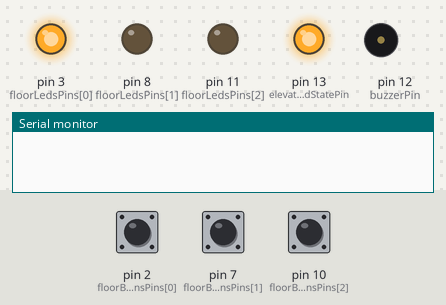
This sketch was run on a simulated Arduino Uno, built with avr-gcc and run on an emulated ATmega328P. Parts: output pins drawn as LEDs (lit = HIGH), buzzer (waves = sounding), the last lines printed to the serial monitor. Dashed ring = blinking. The inputs (shaded band) are chosen by the test bench; at power-on: pin 2 (floorButtonsPins[0]) HIGH, pin 7 (floorButtonsPins[1]) HIGH, pin 10 (floorButtonsPins[2]) HIGH.

Above: at 1.2 s.
1.3 s: pin 2 (floorButtonsPins[0]) pulled LOW for 0.15 s
At 2.3 s:
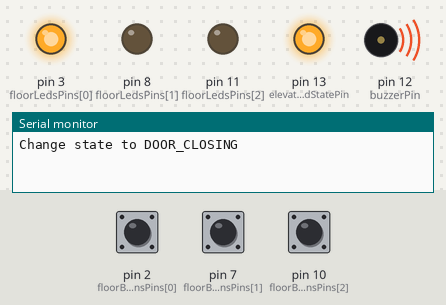
At 3.8 s:
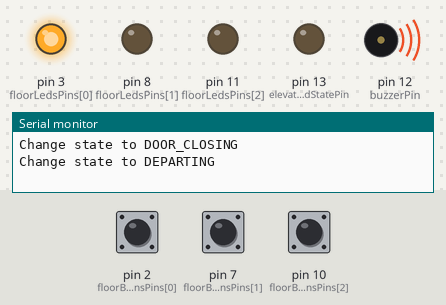
4.4 s: pin 7 (floorButtonsPins[1]) pulled LOW for 0.15 s
10.5 s: pin 2 (floorButtonsPins[0]) pulled LOW for 1 s
19.5 s: pin 2 (floorButtonsPins[0]) pulled LOW for 3.2 s
At 26.7 s:
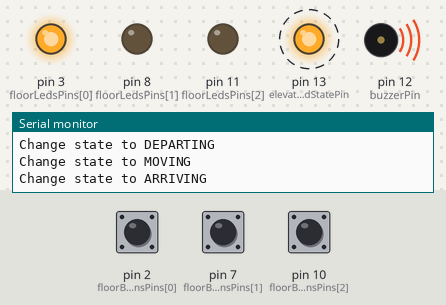
Timing chart, 0 to 32.2 s (numbered marks = the images above; inputs shaded):
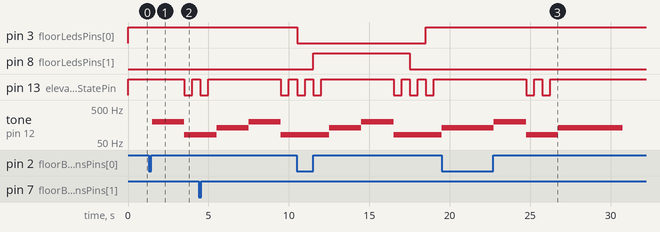

Measured:
- after the input at 1.3 s, pin 13 (elevatorLedStatePin): HIGH → LOW after 2.2 s, → HIGH 0.50 s later; tone on pin 12 (buzzerPin): silent → 196 Hz after 0.20 s, → 82 Hz 2.0 s later
- after the input at 19.5 s, pin 13 (elevatorLedStatePin): alternates HIGH for 0.50 s and LOW for 0.50 s, 4 changes in all, then stays HIGH, starting after 5.3 s

The sketch:

Homework2.ino
```cpp
#include "pitches.h"

const int floorButtonsPins[] = {2, 7, 10};
byte buttonsStates[] = {HIGH, HIGH, HIGH};

const int floorLedsPins[] = {3, 8, 11};
byte floorLedsStates[] = {LOW, LOW, LOW};

const int elevatorLedStatePin = 13;
byte stateOfElevatorLedState = LOW;
const int stateLedBlinkInterval = 500;
long stateLedLastBlink = 0;

const int buzzerPin = 12;

unsigned int debounceDelay = 50;
unsigned int lastDebounceTime[] = {0, 0, 0};
byte buttonsReadings[] = {HIGH, HIGH, HIGH};
byte buttonsLastReadings[] = {HIGH, HIGH, HIGH};
long lastElevatorFloorDeparture = 0;
long lastElevatorFloorArrival = 0;

const int elevatorFloorChangeTime = 1000;
const int elevatorFloorWaitTime = 2000;
const int elevatorDoorOpenOrCloseTime = 2000;
int currentElevatorFloor = 0;
int targetElevatorFloor;
enum {
  STATIONARY, DOOR_CLOSING, DEPARTING, MOVING, ARRIVING, DOOR_OPENING
} elevatorState;
long lastElevatorStateChange = 0;

int elevatorOpeningDoorsSound = NOTE_C3;
int elevatorClosingDoorsSound = NOTE_G3;
int elevatorMovementSound = NOTE_E2;

int floorsQueue[100];
int queueStart = 0, queueEnd = -1;

void setup() {
  Serial.begin(9600);
  for (int floor = 0; floor < 3; floor++) {
    pinMode(floorButtonsPins[floor], INPUT_PULLUP);
    pinMode(floorLedsPins[floor], OUTPUT);
  }
  pinMode(buzzerPin, OUTPUT);
  pinMode(elevatorLedStatePin, OUTPUT);
}

void loop() {
  for(int floor = 0; floor < 3; floor++){
    buttonsReadings[floor] = digitalRead(floorButtonsPins[floor]);
    if (checkButtonPressed(floor)){
      addFloorToQueue(floor);
    }
  }

  if(elevatorState == STATIONARY) {
    int nextTarget = removeFloorFromQueue();
    if(nextTarget != -1) {
      targetElevatorFloor = nextTarget;
      elevatorState = DOOR_CLOSING;
      Serial.println("Change state to DOOR_CLOSING");
      lastElevatorStateChange = millis();
    } else {
      floorLedsStates[currentElevatorFloor] = HIGH;
      stateOfElevatorLedState = HIGH;
    }
  } else if(elevatorState == DOOR_CLOSING){
    tone(buzzerPin, elevatorClosingDoorsSound, elevatorDoorOpenOrCloseTime);
    if(millis() - lastElevatorStateChange > elevatorDoorOpenOrCloseTime) {
      elevatorState = DEPARTING;
      Serial.println("Change state to DEPARTING");
      lastElevatorStateChange = millis();
      lastElevatorFloorDeparture = millis();
      noTone(buzzerPin);
    }
  } else if(elevatorState == DEPARTING) {
    tone(buzzerPin, elevatorMovementSound, elevatorFloorChangeTime);
    if(millis() - stateLedLastBlink > stateLedBlinkInterval) {
      stateOfElevatorLedState = !stateOfElevatorLedState;
      stateLedLastBlink = millis();
    }
    floorLedsStates[currentElevatorFloor] = HIGH;
    if(millis() - lastElevatorFloorDeparture > elevatorFloorChangeTime) {
      lastElevatorFloorDeparture = millis();
      elevatorState = MOVING;
      Serial.println("Change state to MOVING");
      lastElevatorStateChange = millis();
    }
  } else if(elevatorState == MOVING) {
    tone(buzzerPin, elevatorMovementSound, elevatorFloorChangeTime);
    if(millis() - stateLedLastBlink > stateLedBlinkInterval) {
      stateOfElevatorLedState = !stateOfElevatorLedState;
      stateLedLastBlink = millis();
    }
    floorLedsStates[currentElevatorFloor] = LOW;
    if(currentElevatorFloor == targetElevatorFloor) {
      elevatorState = ARRIVING;
      lastElevatorFloorArrival = millis();
      lastElevatorStateChange = millis();
      noTone(buzzerPin);
      Serial.println("Change state to ARRIVING");
    } else {
      if(millis() - lastElevatorFloorDeparture > elevatorFloorChangeTime) {
        lastElevatorFloorArrival = millis();
        if(currentElevatorFloor > targetElevatorFloor) {
          currentElevatorFloor--;
          Serial.print("current floor-- ");
          Serial.println(currentElevatorFloor);
        } else {
          currentElevatorFloor++;
          Serial.print("current floor++ ");
          Serial.println(currentElevatorFloor);
        }
        elevatorState = ARRIVING;
        Serial.println("Change state to ARRIVING");
        lastElevatorFloorArrival = millis();
        lastElevatorStateChange = millis();
      }
    }
  } else if(elevatorState == ARRIVING) {

    if(millis() - stateLedLastBlink > stateLedBlinkInterval) {
      stateOfElevatorLedState = !stateOfElevatorLedState;
      stateLedLastBlink = millis();
    }
    if(currentElevatorFloor == targetElevatorFloor) {
      tone(buzzerPin, elevatorMovementSound, elevatorFloorWaitTime);
      if(millis() - lastElevatorFloorArrival > elevatorFloorChangeTime) {
        lastElevatorFloorDeparture = millis();
        elevatorState = DOOR_OPENING;
        lastElevatorStateChange = millis();
        Serial.println("Change state to DOOR_OPENING");
      }
    } else {
      tone(buzzerPin, elevatorMovementSound, elevatorFloorChangeTime);
      if(millis() - lastElevatorFloorArrival > elevatorFloorChangeTime) {
        lastElevatorFloorArrival = millis();
        elevatorState = DEPARTING;
        lastElevatorStateChange = millis();
        Serial.println("Change state to DEPARTING");
      }
    }
    floorLedsStates[currentElevatorFloor] = HIGH;

  } else if(elevatorState == DOOR_OPENING){
    tone(buzzerPin, elevatorOpeningDoorsSound, elevatorDoorOpenOrCloseTime);
    if(millis() - lastElevatorStateChange > elevatorDoorOpenOrCloseTime) {
      elevatorState = STATIONARY;
      lastElevatorStateChange = millis();
      Serial.println("Change state to STATIONARY");
    }
  }

  digitalWrite(elevatorLedStatePin, stateOfElevatorLedState);
  for(int floor = 0; floor < 3; floor++){
    digitalWrite(floorLedsPins[floor], floorLedsStates[floor]);
  }
}

bool checkButtonPressed(int floor) {
  if (buttonsReadings[floor] != buttonsLastReadings[floor]) {
    lastDebounceTime[floor] = millis();
  }

  if (millis() - lastDebounceTime[floor] > debounceDelay) {
    if (buttonsReadings[floor] != buttonsStates[floor]) {
      buttonsStates[floor] = buttonsReadings[floor];
      if (buttonsStates[floor] == HIGH) {
        return true;
      }
    }
  }
  buttonsLastReadings[floor] = buttonsReadings[floor];
  return false;
}

void addFloorToQueue(int floor) {
  floorsQueue[++queueEnd] = floor;
}

int removeFloorFromQueue() {
  if(queueStart <= queueEnd) {
    return floorsQueue[queueStart++];
  }
  return -1;
}
```

pitches.h
```cpp
#define NOTE_B0 31
#define NOTE_C1 33
#define NOTE_CS1 35
#define NOTE_D1 37
#define NOTE_DS1 39
#define NOTE_E1 41
#define NOTE_F1 44
#define NOTE_FS1 46
#define NOTE_G1 49
#define NOTE_GS1 52
#define NOTE_A1 55
#define NOTE_AS1 58
#define NOTE_B1 62
#define NOTE_C2 65
#define NOTE_CS2 69
#define NOTE_D2 73
#define NOTE_DS2 78
#define NOTE_E2 82
#define NOTE_F2 87
#define NOTE_FS2 93
#define NOTE_G2 98
#define NOTE_GS2 104
#define NOTE_A2 110
#define NOTE_AS2 117
#define NOTE_B2 123
#define NOTE_C3 131
#define NOTE_CS3 139
#define NOTE_D3 147
#define NOTE_DS3 156
#define NOTE_E3 165
#define NOTE_F3 175
#define NOTE_FS3 185
#define NOTE_G3 196
#define NOTE_GS3 208
#define NOTE_A3 220
#define NOTE_AS3 233
#define NOTE_B3 247
#define NOTE_C4 262
#define NOTE_CS4 277
#define NOTE_D4 294
#define NOTE_DS4 311
#define NOTE_E4 330
#define NOTE_F4 349
#define NOTE_FS4 370
#define NOTE_G4 392
#define NOTE_GS4 415
#define NOTE_A4 440
#define NOTE_AS4 466
#define NOTE_B4 494
#define NOTE_C5 523
#define NOTE_CS5 554
#define NOTE_D5 587
#define NOTE_DS5 622
#define NOTE_E5 659
#define NOTE_FS4 370
#define NOTE_G4 392
#define NOTE_GS4 415
#define NOTE_A4 440
#define NOTE_AS4 466
#define NOTE_B4 494
#define NOTE_C5 523
#define NOTE_CS5 554
#define NOTE_D5 587
#define NOTE_DS5 622
#define NOTE_E5 659
#define NOTE_A6 1760
#define NOTE_AS6 1865
#define NOTE_B6 1976
#define NOTE_C7 2093
#define NOTE_CS7 2217
#define NOTE_D7 2349
#define NOTE_DS7 2489
#define NOTE_E7 2637
#define NOTE_F7 2794
#define NOTE_FS7 2960
#define NOTE_G7 3136
#define NOTE_GS7 3322
#define NOTE_A7 3520
#define NOTE_AS7 3729
#define NOTE_B7 3951
#define NOTE_C8 4186
#define NOTE_CS8 4435
#define NOTE_D8 4699
#define NOTE_DS8 4978
```
